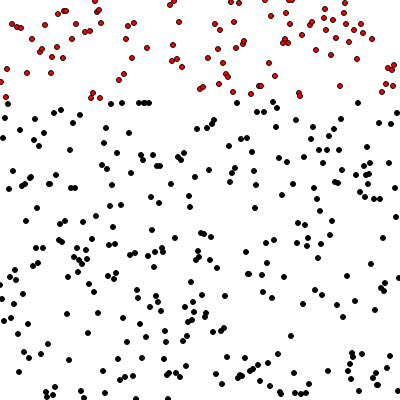
Frame 1 (no input)
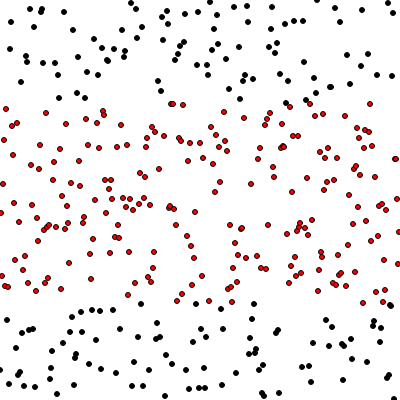
Frame 60 (no input)
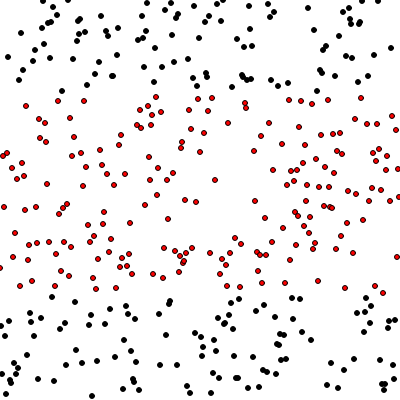
Frame 120 (the mouse pressed at the canvas centre since frame 60)

The p5.js sketch that drew these frames (run headless with seeded random() and noise() and a simulated clock; from frame 60 on, the mouse is pressed at the canvas centre):

// p5.js sketch
// ── sketch.js
let prevSum = 0;

function setup() {
  createCanvas(400, 400);
  fill(0);
}

function draw() {
  background(255);
  let sum = 0;
  for (let i = 0; i < width; i++) {
    let rand = int(random(height));
    fill(separate(width, prevSum, rand));
    ellipse(i, rand, 5, 5);
    sum += rand;
  }
  prevSum = sum;
}

function separate(n, s, y) {
  let avg;
  avg = float(s) / float(n);
  let c;
  if (abs(y - avg) < 100) {
    c = color(255, 0, 0);
  } else {
    c = color(0);
  }
  return c;
}
